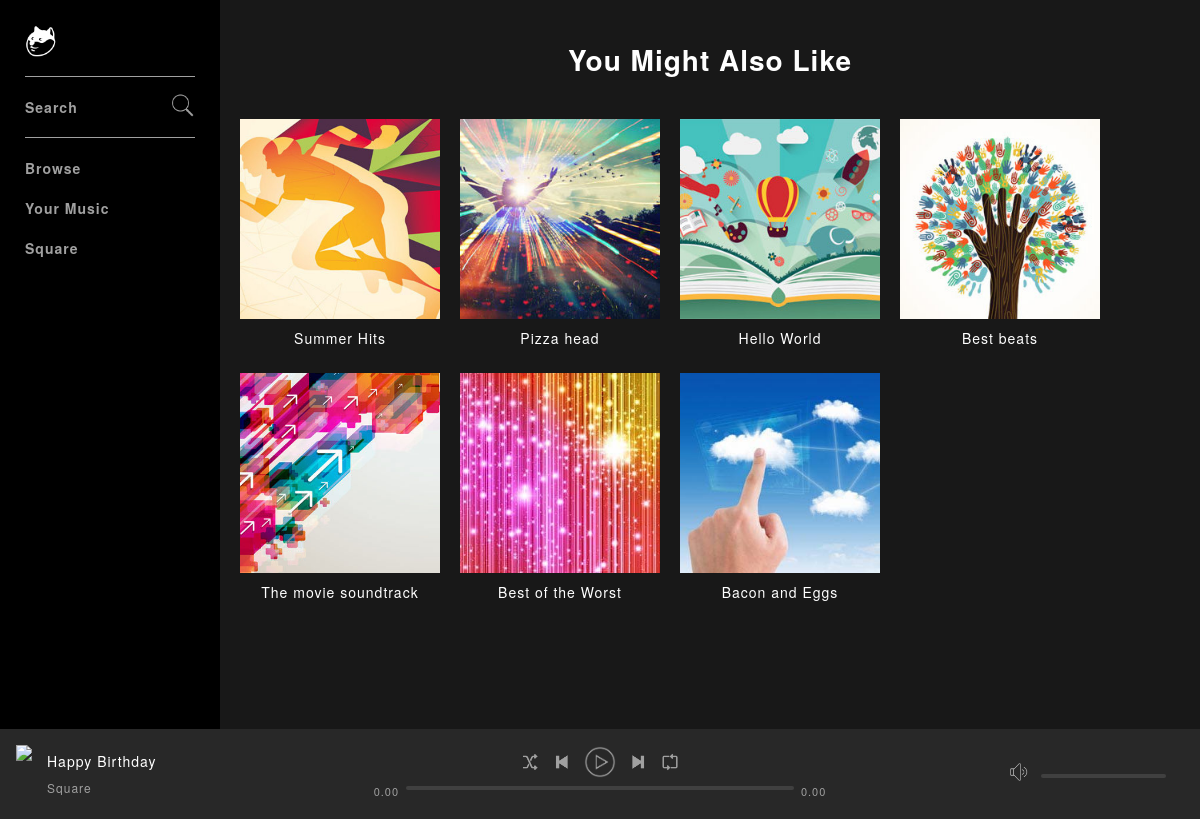
The page / (signed in) on the database its author committed.
### tables this page shows
CREATE TABLE `albums` (
  `id` int(11) NOT NULL,
  `title` varchar(250) NOT NULL,
  `artist` int(11) NOT NULL,
  `genre` int(11) NOT NULL,
  `artworkPath` varchar(500) NOT NULL
);

### index.php (the view)
<?php include "includes/header.php"; ?>
<h1 class="pageHeadingBig">You Might Also Like</h1>
<div class="gridViewContainer">
    <?php
        $albumQuery = mysqli_query($con, "SELECT * from albums ORDER BY RAND() LIMIT 10");
        while($row = mysqli_fetch_array($albumQuery)) {
            echo "<div class='gridViewItem'>
                <a href='album.php?id=".$row['id']."'>
                    <img src='". $row['artworkPath']."'>
                    <div class='gridViewInfo'>
                    ".$row['title']."
                    </div>
                </a>
            </div>";
        }
    ?>
</div>
<?php include "includes/footer.php";?>

### includes/header.php (shortened to what this page needs)
<!DOCTYPE html>
<html lang="en">
<head>
    <link rel="stylesheet" href="assets/css/style.css">
</head>
<body>
    <div id="mainContainer">
        <div id="topContainer">
            <?php include "includes/navBarContainer.php"; ?>
            <div id="mainViewContainer">
                <div id="mainContent">

### includes/navBarContainer.php
<div id="navBarContainer">
    <nav class="navBar">
        <a href="index.php" class="logo">
            <img src="assets/images/icons/logo.png" alt="">
        </a>
        <div class="group">
            <div class="navItem">
                <a href="search.php" class="navItemLink">Search
                    <img src="assets/images/icons/search.png" class="icon" alt="Search">
                </a>
            </div>
        </div>
        <div class="group">
            <div class="navItem">
                <a href="browse.php" class="navItemLink">Browse</a>
            </div>
            <div class="navItem">
                <a href="yourMusic.php" class="navItemLink">Your Music</a>
            </div>
            <div class="navItem">
                <a href="profile.php" class="navItemLink">Square</a>
            </div>
        </div>
    </nav>
</div>

### includes/footer.php
                </div>
            </div>
        </div>
        <?php include "includes/nowPlayingBar.php"; ?>
    </div>
</body>
</html>

### includes/nowPlayingBar.php (shortened to what this page needs)
<div id="nowPlayingBarContainer">
<div id="nowPlayingBar">
    <div id="nowPlayingLeft">
        <div class="content">
            <span class="albumLink">
                <img src="https://i.ytimg.com/vi/rb8Y38eilRM/maxresdefault.jpg" class="albumArtwork">
            </span>
            <div class="trackInfo">
                <span class="trackName">
                    <span>Happy Birthday</span>
                </span>
                <span class="artistName">
                    <span>Square</span>
                </span>
            </div>
        </div>
    </div>
    <div id="nowPlayingCenter">
        <div class="content playerControls">
            <div class="buttons">
                <button class="controlButton shuffle" title="Shuffle button">
                    <img src="assets/images/icons/shuffle.png" alt="Shuffle">
                </button>
                <button class="controlButton previous" title="Previous button">
                    <img src="assets/images/icons/previous.png" alt="Previous">
                </button>
                <button class="controlButton play" title="Play button">
                    <img src="assets/images/icons/play.png" alt="Play">
                </button>
                <button class="controlButton next" title="Next button">
                    <img src="assets/images/icons/next.png" alt="Next">
                </button>
                <button class="controlButton repeat" title="Repeat button">
                    <img src="assets/images/icons/repeat.png" alt="Repeat">
                </button>
            </div>
            <div class="playbackBar">
                <span class="progressTime current">0.00</span>
                <div class="progressBar">
                    <div class="progressBarBg">
                    </div>
                </div>
                <span class="progressTime remaining">0.00</span>
            </div>
        </div>
    </div>
    <div id="nowPlayingRight">
        <div class="volumeBar">
            <button class="controlButton volume" title="Volume button">
                <img src="assets/images/icons/volume.png" alt="Volume">
            </button>
            <div class="progressBar">
                <div class="progressBarBg">
                </div>
            </div>
        </div>
    </div>
</div>
</div>

### assets/css/style.css (style rules this page uses)
html, body { padding: 0; margin: 0; height: 100%; }
* { font-family: "Helvetica Neue", Helvetica, Arial, sans-serif; color: #fff; letter-spacing: 1px; }
body { background-color: #181818; font-size: 14px; min-width: 720px; }
#nowPlayingBarContainer { width: 100%; background-color: #282828; bottom: 0; position: fixed; min-width: 620px; }
#nowPlayingBar { display: flex; height: 90px; padding: 16px; box-sizing: border-box; }
#nowPlayingLeft, #nowPlayingRight { width: 30%; min-width: 180px; }
#nowPlayingRight { position: relative; margin-top: 16px; }
#nowPlayingCenter { width: 40%; max-width: 700px; display: flex; flex-direction: column; align-items: center; }
#nowPlayingBar .content { width: 100%; height: 57px; }
.playerControls .buttons { margin: 0 auto; display: table; }
.controlButton { background-color: transparent; border: none; vertical-align: middle; }
.controlButton img { width: 20px; height: 20px; }
.controlButton.play img, .controlButton.pause img { width: 32px; height: 32px; }
.progressTime { color: #a0a0a0; font-size: 11px; min-width: 40px; text-align: center; }
.playbackBar { display: flex; }
.progressBar { width: 100%; height: 12px; display: inline-flex; cursor: pointer; }
.progressBarBg { background-color: #404040; height: 4px; width: 100%; border-radius: 2px; }
.playbackBar .progressBar { margin-top: 3px; }
#nowPlayingLeft .albumArtwork { height: 100%; max-width: 57px; margin-right: 15px; float: left; background-size: cover; }
#nowPlayingLeft .trackInfo { display: table; }
#nowPlayingLeft .trackInfo .trackName { margin: 6px 0; display: inline-block; width: 100%; }
#nowPlayingLeft .trackInfo .artistName span { font-size: 12px; color: #a0a0a0; }
.volumeBar { width: 180px; position: absolute; right: 0; }
.volumeBar .progressBar { width: 125px; }
#topContainer { min-height: 100%; width: 100%; }
#navBarContainer { background-color: #000; width: 220px; height: 100vh; position: fixed; top: 0; left: 0; }
.navBar { padding: 25px; display: flex; flex-direction: column; -ms-flex-direction: column; }
.logo { margin-bottom: 15px; }
.logo img { width: 32px; }
.navBar .group { border-top: 1px solid #a0a0a0; padding: 10px 0; }
.navItem { padding: 10px 0; font-size: 14px; font-weight: 700; display: block; letter-spacing: 1px; position: relative; }
.navItemLink { color: #a0a0a0; text-decoration: none; }
.navItemLink .icon { position: absolute; right: 0; top: 6px; width: 25px; }
#mainViewContainer { margin-left: 220px; padding-bottom: 90px; width: calc(100%-220px); }
#mainContent { padding: 0 20px; }
.pageHeadingBig { padding: 20px; text-align: center; }
.gridViewItem { display: inline-block; margin-right: 20px; width: 29%; max-width: 200px; min-width: 150px; margin-bottom: 20px; }
.gridViewItem img { width: 100%; }
.gridViewInfo { font-weight: 300; text-align: center; padding: 5px 0; text-overflow: ellipsis; overflow: hidden; white-space: nowrap; }
.gridViewItem a { text-decoration: none; }

### rows shown on the page
albums: artworkPath (picture), title "Summer Hits"
albums: artworkPath (picture), title "Pizza head"
albums: artworkPath (picture), title "Hello World"
albums: artworkPath (picture), title "Best beats"
albums: artworkPath (picture), title "The movie soundtrack"
albums: artworkPath (picture), title "Best of the Worst"
albums: artworkPath (picture), title "Bacon and Eggs"
